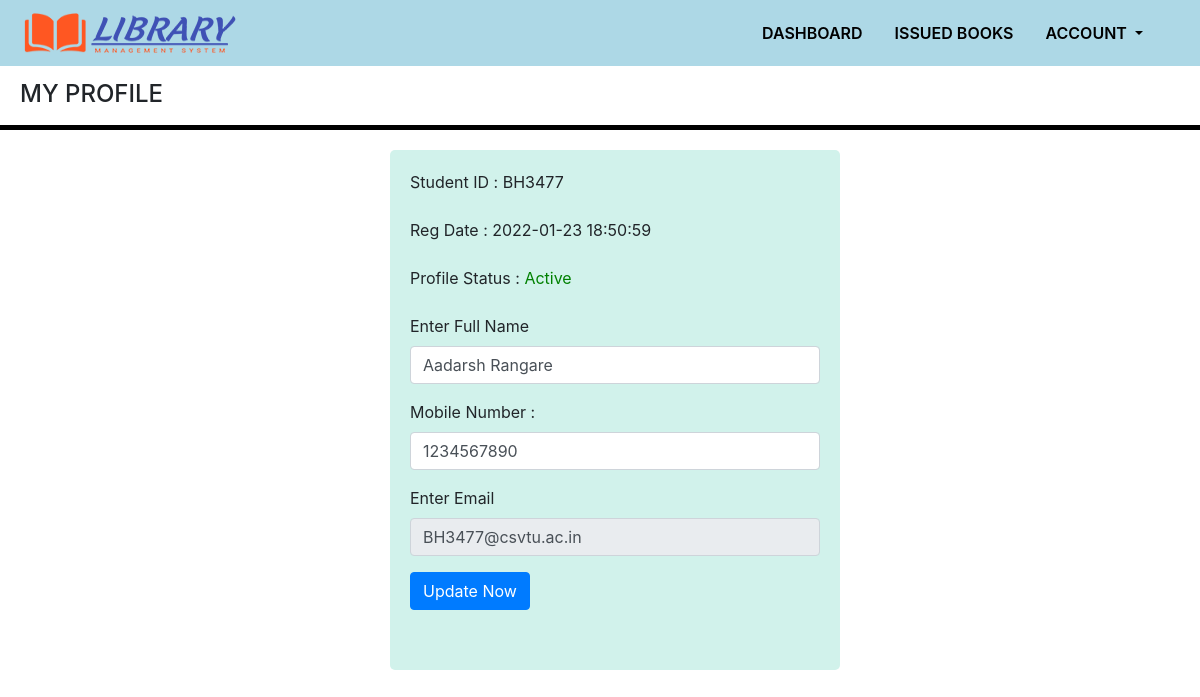
Page /library/my-profile.php (signed in) on the committed database.
### tables this page shows
CREATE TABLE `tblstudents` (
  `id` int(11) NOT NULL,
  `StudentId` varchar(100) DEFAULT NULL,
  `FullName` varchar(120) DEFAULT NULL,
  `EmailId` varchar(120) DEFAULT NULL,
  `MobileNumber` char(11) DEFAULT NULL,
  `Password` varchar(120) DEFAULT NULL,
  `Status` int(1) DEFAULT NULL,
  `RegDate` timestamp NULL DEFAULT current_timestamp(),
  `UpdationDate` timestamp NULL DEFAULT NULL ON UPDATE current_timestamp()
);

### library/my-profile.php (the view, shortened to what this page needs)
<?php
include('includes/config.php');
if(strlen($_SESSION['login'])==0)
    {
header('location:index.php');
}
else{
?>
<!DOCTYPE html>
<html lang="en">
  <head>
     <link rel="stylesheet" href="https://cdn.jsdelivr.net/npm/bootstrap@4.6.0/dist/css/bootstrap.min.css">
     <link rel="stylesheet"  href="css/main.css">
</head>
<body>
 <nav class="navbar fixed-top navbar-expand-lg ">
         <img src="IMG/logo.png" alt="" width="250" height="50"class="d-inline-block align-text-top">
     <div class="collapse navbar-collapse" id="navbarSupportedContent">
          <a class="nav-link active" aria-current="page" href="dashboard.php"> DASHBOARD</a>
            <a class="nav-link active" href="issued-books.php" id="button"> ISSUED BOOKS</a>
             <li class="nav-item dropdown active" style="list-style: none; margin-right: 25px;">
             <a class="nav-link dropdown-toggle" href="#" id="navbarDropdown" role="button" data-toggle="dropdown" aria-haspopup="true" aria-expanded="false">
                ACCOUNT
             </a>
             </li>
     </div>
     </nav>
             <h4 class="header-line">MY PROFILE</h4>
             <hr>
             <div class="row">
<div class="col-md-12">
               <div class="panel panel-danger">
                        <div class="panel-body-mp">
                            <form name="signup" method="post">
<?php
$sid=$_SESSION['stdid'];
$sql="SELECT StudentId,FullName,EmailId,MobileNumber,RegDate,UpdationDate,Status from  tblstudents  where StudentId=:sid ";
$query = $dbh -> prepare($sql);
$query-> bindParam(':sid', $sid, PDO::PARAM_STR);
$query->execute();
$results=$query->fetchAll(PDO::FETCH_OBJ);
if($query->rowCount() > 0)
{
foreach($results as $result)
{               ?>
<div class="form-group">
<label>Student ID : </label>
<?php echo htmlentities($result->StudentId);?>
</div>
<div class="form-group">
<label>Reg Date : </label>
<?php echo htmlentities($result->RegDate);?>
</div>
<div class="form-group">
<label>Profile Status : </label>
<?php if($result->Status==1){?>
<span style="color:green">Active</span>
<?php } else { ?>
<span style="color: red">Blocked</span>
<?php }?>
</div>
<div class="form-group">
<label>Enter Full Name</label>
<input class="form-control" type="text" name="fullanme" value="<?php echo htmlentities($result->FullName);?>" autocomplete="off" required />
</div>
<div class="form-group">
<label>Mobile Number :</label>
<input class="form-control" type="text" name="mobileno" maxlength="10" value="<?php echo htmlentities($result->MobileNumber);?>" autocomplete="off" required />
</div>
<div class="form-group">
<label>Enter Email</label>
<input class="form-control" type="email" name="email" id="emailid" value="<?php echo htmlentities($result->EmailId);?>"  autocomplete="off" required readonly />
</div>
<?php }} ?>
<button type="submit" name="update" class="btn btn-primary" id="submit">Update Now </button>
                                    </form>
                            </div>
                        </div>
                    </div>
        </div>
</body>
</html>
<?php } ?>

### library/css/main.css (style rules this page uses)
.navbar { background-color:#ADD8E6; }
a { color:black; font-weight:600; padding:5px; }
body { background-color: white; }
.header-line { margin-top:80px; margin-left:20px; }
hr { border-top: 5px solid black; }
.row { margin:20px; }
.panel { background-color:white; height:100%; width:100%; position:absolute; display:flex; justify-content:center; }
.panel-body-mp { height:520px; width: 450px; background-color:#D1F2EB; padding:20px; margin-top:0px; border-radius:5px; position:relative; }

### rows in the picture
tblstudents: StudentId "BH3477", RegDate "2022-01-23 18:50:59", Status "Active", fullanme "Aadarsh Rangare", mobileno "1234567890", email "BH3477@csvtu.ac.in"
